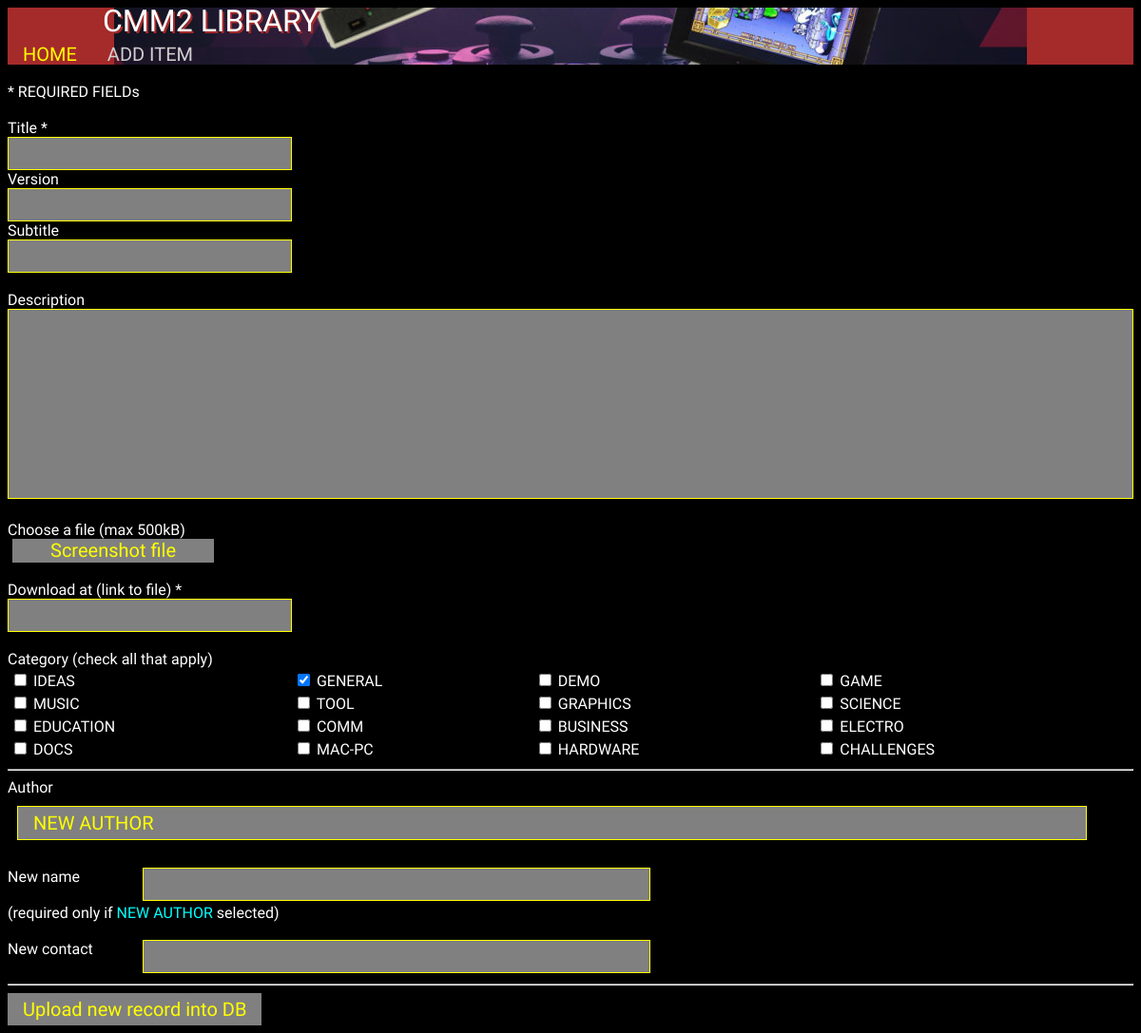
/newApp.php, run on the app's committed database.
### tables this page shows
CREATE TABLE IF NOT EXISTS `categories` (
  `id` int(11) NOT NULL AUTO_INCREMENT,
  `category` varchar(200) NOT NULL,
  PRIMARY KEY (`id`),
  KEY `name` (`category`)
);

### newApp.php (the view, shortened to what this page needs)
<!DOCTYPE html>
<html>
<head>
</head>
<body>
<div class="navbar">
	<a href="index.php">HOME</a>
	<div>ADD ITEM</div>
</div>
<div style="text-shadow: 2px 2px brown;font-family: 'Audiowide', sans-serif;line-height: 90%;padding-left: 100px;position: fixed; color: White; margin-top: -60px;font-size: 32px;">
CMM2 LIBRARY
</div>
	<?php
		$authors = array();
		$contacts = array();
    $ids = array();
    $id = 2;
		$sql= 'SELECT * FROM authors ORDER BY author ASC';
		$result = mysql_query($sql) or die('Query failed: ' . mysql_error());
		if ($result)
		{
			while ($row = mysql_fetch_assoc($result))
			{
				$authors[$id] = $row['author'];
				$ids[$id] = $row['id'];
				$contacts[$id] = $row['contact'];
				$id++;
			}
		}
		$authors[1] = 'NEW AUTHOR';
		$contacts[1] = '';
	?>
	<br> * REQUIRED FIELDs<br><br>
	<form name="addPrg" action="insertNewApp.php"  onsubmit="return validateForm()" method="post" enctype="multipart/form-data">
		Title *<br><input type="text" name="title">&nbsp;&nbsp;&nbsp;<br>
		Version <br><input type="text" name="version">&nbsp;&nbsp;&nbsp;<br>
		Subtitle <br><input type="text" name="subtitle"><br><br>
		Description <br><textarea name="description" rows="25" cols="80" style="resize:none"></textarea><br>
		<br>Choose a file (max 500kB)<span class="file-name" id="fileInfo"></span><br>
		<input type="file" id="screen" name="screen" class="customFile" onchange="validateFile()">
		<br><br>
		Download at (link to file) *<br><input type="text" name="link" width=200px><br><br>
		Category (check all that apply)<br>
			<?php
				$countCat = 1;
				$sql= 'SELECT * FROM categories ORDER BY id ASC';
				$result = mysql_query($sql) or die('Query failed: ' . mysql_error());
				echo '<table style="width:100%"><tr>';
				if ($result)
					while ($row = mysql_fetch_assoc($result))
					{
						echo '<td>';
						echo '<input type="checkbox" name="category' . $row['id'] . '" value="' . $row['id'] . '"';
						if ($row['id'] == 1)
							echo ' checked>';
						else
							echo '>';
						echo '<label for category' . $row['id'] . ' class "container"> ' . strtoupper($row['category']);
						echo '</label></td>';
						$countCat++;
						if ($countCat == 5)
						{
							$countCat = 1;
							echo '</tr>';
						}
					}
				echo '</table>';
			?>
		<hr>
			<label for="author">Author </label>
			<?php
			echo '<select class="select-css" id="author" name="author" onchange="authorSelected()">';
				for ($i = 1; $i <= count($authors); $i++)
				{
					$au = $authors[$i]; if ($contacts[$i] != '') $au .= ' {' . $contacts[$i] . '}';
					echo '<option value="' . $ids[$i] . '">' . $au . '</option>';
				}
			echo '</select><br>';
			?>
			New name <input style="left:150px;position:absolute;width:500px" type="text" name="new_author" id="new_author"><br>
			<br>(required only if <span style="color:cyan;">NEW AUTHOR</span> selected)<br>
			<br>New contact <input style="left:150px;position:absolute;width:500px" type="text" name="contact" id="contact"><br><br>
		<hr>
		<input id="submit" type="submit" value="Upload new record into DB" onmouseover="submitOver()" onmouseout="submitOut()">
	</form>
</body>
</html>

### newApp.php (style rules this page uses)
.select-css { display: block; font-size: 20px; font-family: 'Audiowide', sans-serif; color: yellow; padding: 5px 16px; width: 95%; box-sizing: border-box; margin: 10px; border: 1px solid yellow; -moz-appearance: none; -webkit-appearance: none; appearance: none; background-color: gray; }
.select-css option { color: yellow; background-color: gray; }
input[type=text] { background-color: gray; color: cyan; padding: 5px 16px; border: 1px solid yellow; font-size: 20px; }
textarea { width: 100%; height: 200px; padding: 5px 16px; box-sizing: border-box; border: 1px solid yellow; color: cyan; font-size: 20px; background-color: gray; resize: none; }
input[type="submit"] { background-color: gray; border: none; color: yellow; padding: 5px 16px; text-decoration: none; font-size: 20px; cursor: pointer; font-family: 'Audiowide', sans-serif; }
.customFile::before { content: 'Screenshot file'; label: 'max 500kB'; background-color: gray; padding: 5px 40px; margin: 5px; color: yellow; outline: none; white-space: nowrap; -webkit-user-select: none; cursor: pointer; font-size: 20px; font-family: 'Audiowide', sans-serif; }
body { background-color: Black; color: White; font-family: 'Audiowide', sans-serif; }
.navbar { overflow: hidden; margin-right: 5px; background-image: url("banner.jpg"); background-repeat: no-repeat; background-size: auto; background-position: center; background-color: Brown; position: sticky; top: 0; height: 60px; width: 100%; }
.navbar a { float: left; display: fixed; color: yellow; text-align: center; margin-top: 32px; padding: 5px 16px; text-decoration: none; font-size: 20px; }
.navbar div { float: left; display: fixed; color: #d0d0d0; text-align: center; margin-top: 32px; padding: 5px 16px; text-decoration: none; font-size: 20px; }

### data on the page
categories: category "IDEAS"
categories: id "☑", category "GENERAL"
categories: category "DEMO"
categories: category "GAME"
categories: category "MUSIC"
categories: category "TOOL"
categories: category "GRAPHICS"
categories: category "SCIENCE"
categories: category "EDUCATION"
categories: category "COMM"
categories: category "BUSINESS"
categories: category "ELECTRO"
categories: category "DOCS"
categories: category "MAC-PC"
categories: category "HARDWARE"
categories: category "CHALLENGES"

### other printed values
form field author "NEW AUTHOR"
